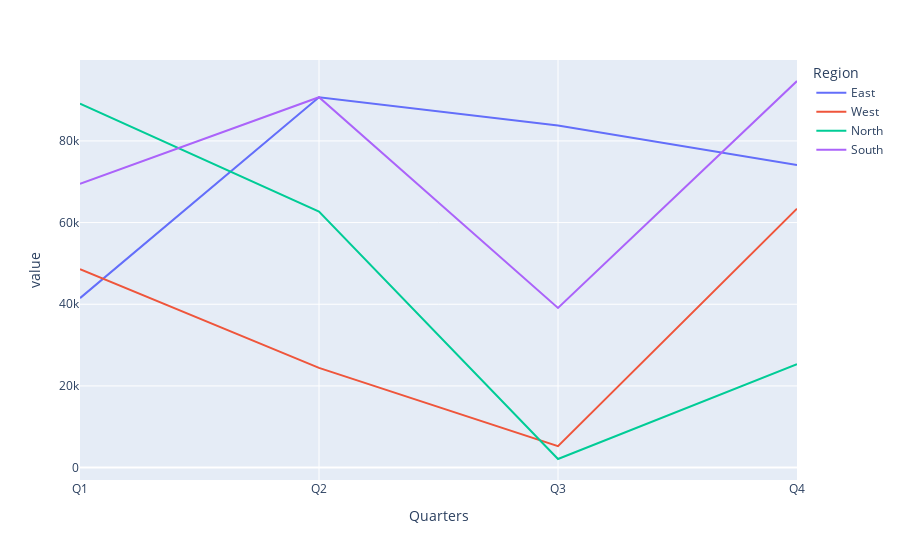

Source (notebook cell):
### Code cell
data.plot()

### Figure 1 — Plotly figure (JSON) as saved in the notebook; plotly's stock layout.template omitted (floating-point values rounded to 4 significant figures)
{"data": [{"hovertemplate": "Region=East<br>Quarters=%{x}<br>value=%{y}<extra></extra>", "legendgroup": "East", "line": {"color": "#636efa", "dash": "solid"}, "marker": {"symbol": "circle"}, "mode": "lines", "name": "East", "orientation": "v", "showlegend": true, "type": "scatter", "x": ["Q1", "Q2", "Q3", "Q4"], "xaxis": "x", "y": [41500.0, 90690.0, 83770.0, 74100.0], "yaxis": "y"}, {"hovertemplate": "Region=West<br>Quarters=%{x}<br>value=%{y}<extra></extra>", "legendgroup": "West", "line": {"color": "#EF553B", "dash": "solid"}, "marker": {"symbol": "circle"}, "mode": "lines", "name": "West", "orientation": "v", "showlegend": true, "type": "scatter", "x": ["Q1", "Q2", "Q3", "Q4"], "xaxis": "x", "y": [48580.0, 24410.0, 5231.0, 63410.0], "yaxis": "y"}, {"hovertemplate": "Region=North<br>Quarters=%{x}<br>value=%{y}<extra></extra>", "legendgroup": "North", "line": {"color": "#00cc96", "dash": "solid"}, "marker": {"symbol": "circle"}, "mode": "lines", "name": "North", "orientation": "v", "showlegend": true, "type": "scatter", "x": ["Q1", "Q2", "Q3", "Q4"], "xaxis": "x", "y": [89150.0, 62710.0, 2099.0, 25330.0], "yaxis": "y"}, {"hovertemplate": "Region=South<br>Quarters=%{x}<br>value=%{y}<extra></extra>", "legendgroup": "South", "line": {"color": "#ab63fa", "dash": "solid"}, "marker": {"symbol": "circle"}, "mode": "lines", "name": "South", "orientation": "v", "showlegend": true, "type": "scatter", "x": ["Q1", "Q2", "Q3", "Q4"], "xaxis": "x", "y": [69480.0, 90700.0, 39080.0, 94680.0], "yaxis": "y"}], "layout": {"legend": {"title": {"text": "Region"}, "tracegroupgap": 0}, "margin": {"t": 60}, "xaxis": {"anchor": "y", "domain": [0, 1], "title": {"text": "Quarters"}}, "yaxis": {"anchor": "x", "domain": [0, 1], "title": {"text": "value"}}}}
